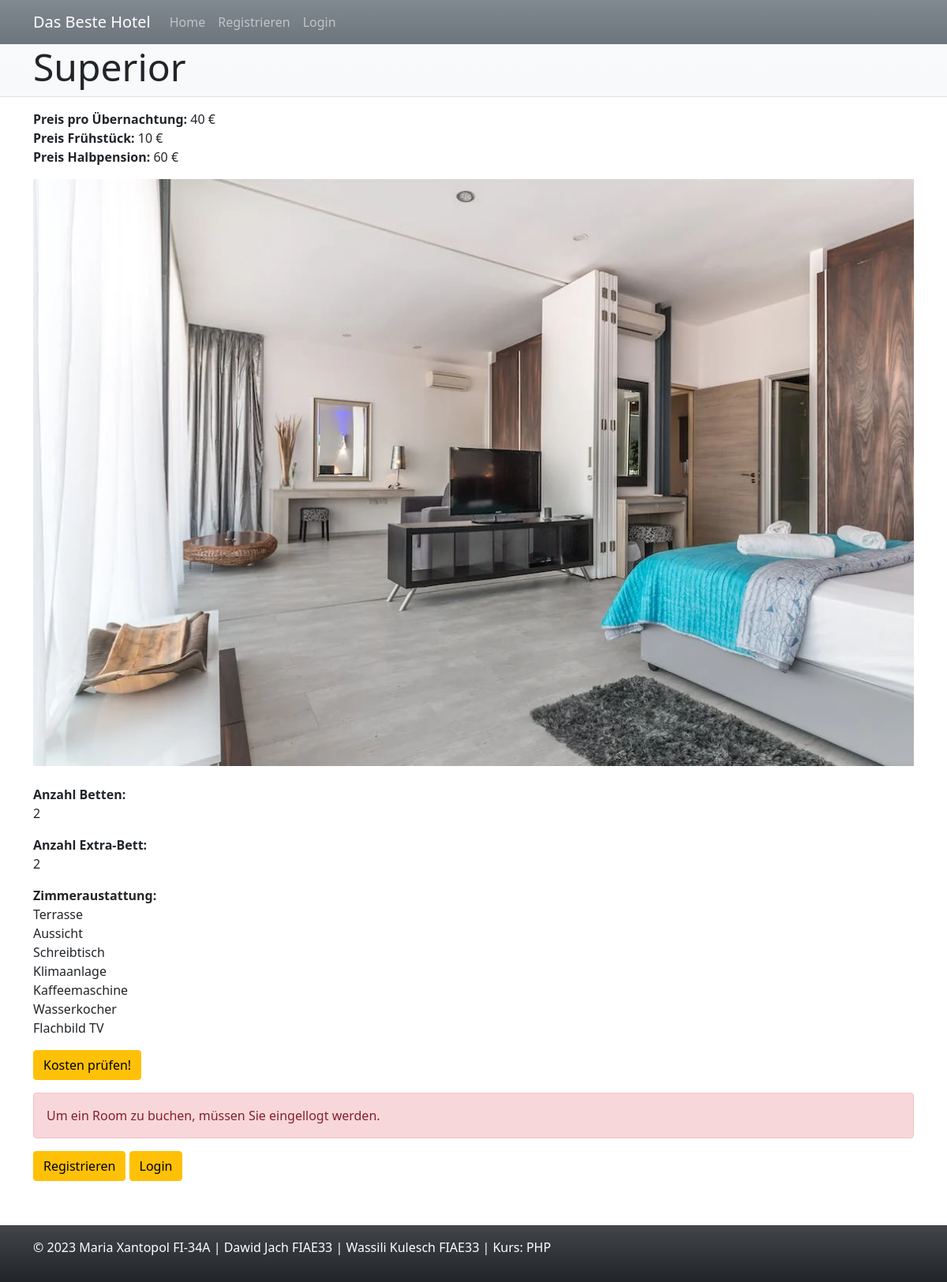
/post.php?room_id=3, run on the app's committed database.
### tables this page shows
CREATE TABLE `tbl_rooms` (
  `rooms_id` int(11) NOT NULL,
  `rooms_typ` varchar(10) NOT NULL,
  `rooms_num_beds` tinyint(4) NOT NULL,
  `rooms_img` varchar(100) DEFAULT NULL,
  `rooms_extrabed` tinyint(1) NOT NULL,
  `rooms_equipment` varchar(255) NOT NULL,
  `rooms_price_overnight` decimal(6,2) NOT NULL COMMENT '(Preis pro Übernachtung)',
  `rooms_price_breakfast` decimal(6,2) NOT NULL COMMENT '(Preis Frühstück)',
  `rooms_price_halfboard` decimal(6,2) NOT NULL COMMENT '(Preis Halbpension)'
);

### _header.php (called while the page is built)
<?php
if(is_logged_in()) {
    $nav = array(
        'Home' => 'index.php',
        'Logout' => 'logout.php'
    );
} else {
    $nav = array(
        'Home' => 'index.php',
        'Registrieren' => 'register.php',
        'Login' => 'login.php'
    );
}
$args = array(
    $page_title,
    NULL,
    true,
    $page_header,
    array(
        'Das Beste Hotel',
        $nav
    )
);
get_header( ...$args );

### post.php (the view, shortened to what this page needs)
<?php
require_once( '../maria_dawid_wassili/includes/pdo-connect.inc.php' );
$page_title = 'Hilton - Roomsdetails';
$post_id=$_GET['room_id'];
$sql='SELECT *
    FROM `tbl_rooms`
    JOIN `tbl_bookings`
    ON `bkngs_rooms_id_ref`=`bkngs_id`
    JOIN `tbl_users`
    ON `bkngs_users_id_ref`=`users_id`
    WHERE `rooms_id`=?';
$stmt=$db->prepare($sql);
$stmt->execute([$post_id]);
$post=$stmt->fetch();
$post_title=$post['rooms_typ'];
$page_header = $post_title;
include_once '_header.php';
?>
<article>
    <header>
        <p>
            <?= '<b>Preis pro Übernachtung: </b>' .number_format ($post['rooms_price_overnight']).' €'; ?>   <br>
            <?= '<b>Preis Frühstück: </b>' .number_format ($post['rooms_price_breakfast']).' €'; ?>   <br>
            <?= '<b>Preis Halbpension: </b>' .number_format ($post['rooms_price_halfboard']).' €'; ?>   <br>
        </p>
    </header>
    <main>
        <figure>
            <img class="figure-img img-fluid" src="<?= $post['rooms_img']; ?>">
        </figure>
        <p>
            <?= '<b>Anzahl Betten:</b><br>'.nl2br($post['rooms_num_beds']); ?>
        </p>
        <p>
            <?= '<b>Anzahl Extra-Bett:</b><br>'.nl2br($post['rooms_extrabed']); ?>
        </p>
        <p>
            <?= '<b>Zimmeraustattung:</b><br>'.nl2br($post['rooms_equipment']); ?>
        </p>
    </main>
    <footer>
        <p>
            <a class="btn btn-warning" href="costs_checker.php" target="_blank">Kosten prüfen!</a>
</article>
<article>
    <?php if(!is_logged_in()): ?>
        <header>
            <p class="alert alert-danger">Um ein Room zu buchen, müssen Sie eingellogt werden.</p>
            <p>
                <a href="register.php" class="btn btn-warning" role="button">Registrieren</a>
                <a href="login.php" class="btn btn-warning" role="button">Login</a><br><br>
            </p>
        </header>
    <?php endif ?>
</article>
<?php get_footer_no_fixed_bottom(); ?>

### includes/functions.inc.php (shortened to what this page needs)
<?php
function get_header(
    string $title,
    string|array $css = NULL,
    bool $bootstrap = false,
    string $header = NULL,
    array $nav = NULL,
    bool $fluid = false
){
    $class_fluid = (false === $fluid) ? 'container' : 'container-fluid';
?>
<!DOCTYPE html>
<html lang="de">
<head>
    <?php
    if( $bootstrap ) {
        echo '<link href="https://cdn.jsdelivr.net/npm/bootstrap@5.1.3/dist/css/bootstrap.min.css" rel="stylesheet">' ."\r\n";
    }
    ?>
</head>
<body>
    <?php if(!is_null($nav)) get_nav($nav, $fluid); ?>
    <header class="bg-light bg-gradient border-bottom">
        <div class="<?php echo $class_fluid; ?>">
            <h1 class="display-5"><?php echo (is_null($header)) ? $title : $header; ?></h1>
        </div>
    </header>
    <main class= "<?php echo $class_fluid; ?> py-3">
<?php
}
function get_nav( array $nav, bool $fluid = false ) {
    $class_fluid = (false === $fluid) ? 'container' : 'container-fluid';
?>
<nav class="navbar navbar-expand-lg navbar-dark bg-secondary bg-gradient">
    <div class="<?php echo $class_fluid; ?>">
        <a class="navbar-brand" href="index.php"><?php echo $nav[0]; ?></a>
        <div class="collapse navbar-collapse" id="navbarSupportedContent">
        <ul class="navbar-nav me-auto mb-2 mb-lg-0">
            <?php foreach($nav[1] as $item => $url): ?>
                <?php
                    $class_active = '';
                    $current = '';
                ?>
                <li class="nav-item">
                    <a href="<?php echo $url; ?>" class="nav-link <?php echo $class_active; ?>" <?php echo $current; ?>>
                        <?php echo $item; ?>
                    </a>
                </li>
            <?php endforeach; ?>
        </ul>
        </div>
    </div>
    </nav>
<?php
}
?>
<?php
function get_footer_no_fixed_bottom( bool $fluid = false, bool $bootstrap_js = false ) {
    $class_fluid = (false === $fluid) ? 'container' : 'container-fluid';
 ?>
    </main>
    <footer class="bg-dark bg-gradient text-white py-3">
        <div class=" <?php echo $class_fluid; ?> ">
            <p>&copy; <?php echo date('Y'); ?> Maria Xantopol FI-34A | Dawid Jach FIAE33 | Wassili Kulesch FIAE33 |  Kurs: PHP</p>
        </div>
    </footer>
</body>
</html>
<?php
}
function is_logged_in():bool {
    return isset($_SESSION['user']);
}

### data on the page
tbl_rooms: rooms_typ "Superior", rooms_price_overnight "40", rooms_price_breakfast "10", rooms_price_halfboard "60", rooms_img (picture), rooms_num_beds "2", rooms_extrabed "2", rooms_equipment "Terrasse Aussicht Schreibtisch Klimaanlage Kaffeemaschine Wasserkocher Flachbild TV"

### other printed values
$nav[0] "Das Beste Hotel"
$item "Home"
$item "Registrieren"
$item "Login"
